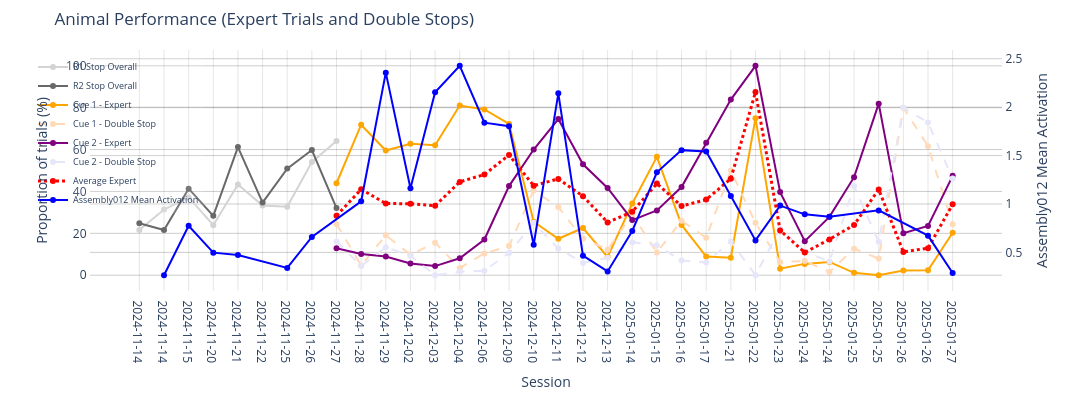

The notebook cell saved with this chart:
### Code cell
res_cue1 = []
res_cue2 = []
d_stop_c1 = []
d_stop_c2 = []
r1_stop = []
r2_stop = []

r1_wrong_only = []
r2_wrong_only = []

for s_id in behav.index.unique("session_id"):
    s_behav = behav.loc[s_id]

    expert_trials = s_behav[
        (s_behav["choice_R1"] == 1) &
        (s_behav["choice_R2"] == 0) &
        (s_behav["cue"] == 1)
    ]
    prop_expert_trials = len(expert_trials) / len(s_behav[s_behav["cue"] == 1]) * 100
    res_cue1.append((s_id, prop_expert_trials))

    expert_trials = s_behav[
        (s_behav["choice_R1"] == 0) &
        (s_behav["choice_R2"] == 1) &
        (s_behav["cue"] == 2)
    ]
    prop_expert_trials = len(expert_trials) / len(s_behav[s_behav["cue"] == 2]) * 100
    res_cue2.append((s_id, prop_expert_trials))

    d_stop = s_behav[
        (s_behav["cue"] == 1) &
        (s_behav["choice_R1"] == 1) &
        (s_behav["choice_R2"] == 1)
    ]
    prop_d_stop_trials = len(d_stop) / len(s_behav[s_behav["cue"] == 1]) * 100
    d_stop_c1.append((s_id, prop_d_stop_trials))

    d_stop = s_behav[
        (s_behav["cue"] == 2) &
        (s_behav["choice_R1"] == 1) &
        (s_behav["choice_R2"] == 1)
    ]
    prop_d_stop_trials = len(d_stop) / len(s_behav[s_behav["cue"] == 2]) * 100
    d_stop_c2.append((s_id, prop_d_stop_trials))

    r1_wrong = s_behav[
        (s_behav["cue"] == 1) &
        (s_behav["choice_R1"] == 0) &
        (s_behav["choice_R2"] == 1)
    ]
    r2_wrong = s_behav[
        (s_behav["cue"] == 2) &
        (s_behav["choice_R2"] == 0) &
        (s_behav["choice_R1"] == 1)
    ]

    r1_wrong_only.append((s_id, len(r1_wrong) / len(s_behav) * 100))
    r2_wrong_only.append((s_id, len(r2_wrong) / len(s_behav) * 100))

    r1_stops = s_behav[s_behav["choice_R1"] == 1]
    r2_stops = s_behav[s_behav["choice_R2"] == 1]

    prop_r1_stop = len(r1_stops) / len(s_behav) * 100
    prop_r2_stop = len(r2_stops) / len(s_behav) * 100
    r1_stop.append((s_id, prop_r1_stop))
    r2_stop.append((s_id, prop_r2_stop))

# numpy conversions
d_stop_c1 = np.array(d_stop_c1, dtype=object)
d_stop_c2 = np.array(d_stop_c2, dtype=object)
res_cue1  = np.array(res_cue1,  dtype=object)
res_cue2  = np.array(res_cue2,  dtype=object)
r1_wrong_only = np.array(r1_wrong_only, dtype=object)
r2_wrong_only = np.array(r2_wrong_only, dtype=object)

idx1 = np.argsort(res_cue1[:, 0])
idx2 = np.argsort(res_cue2[:, 0])

x1, y1 = res_cue1[idx1, 0], res_cue1[idx1, 1].astype(float)
x2, y2 = res_cue2[idx2, 0], res_cue2[idx2, 1].astype(float)
x3, y3 = d_stop_c1[idx1, 0], d_stop_c1[idx1, 1].astype(float)
x4, y4 = d_stop_c2[idx2, 0], d_stop_c2[idx2, 1].astype(float)

x5y5 = np.array(r1_stop, dtype=object)
x5, y5 = x5y5[:, 0], x5y5[:, 1].astype(float)

x6y6 = np.array(r2_stop, dtype=object)
x6, y6 = x6y6[:, 0], x6y6[:, 1].astype(float)

x7, y7 = r1_wrong_only[:, 0], r1_wrong_only[:, 1].astype(float)
x8, y8 = r2_wrong_only[:, 0], r2_wrong_only[:, 1].astype(float)

# date-based split (STRING COMPARISON)
x_pre_cue = "2024-11-27_16-11"

m5 = x5 <= x_pre_cue
x5, y5 = x5[m5], y5[m5]

m6 = x6 <= x_pre_cue
x6, y6 = x6[m6], y6[m6]

m1 = x1 >= x_pre_cue
x1, y1 = x1[m1], y1[m1]

m2 = x2 >= x_pre_cue
x2, y2 = x2[m2], y2[m2]

m3 = x3 >= x_pre_cue
x3, y3 = x3[m3], y3[m3]

m4 = x4 >= x_pre_cue
x4, y4 = x4[m4], y4[m4]

# average expert performance (Cue 1 and Cue 2) per session
cue1_expert = pd.Series(res_cue1[:, 1].astype(float), index=res_cue1[:, 0], name="cue1_expert")
cue2_expert = pd.Series(res_cue2[:, 1].astype(float), index=res_cue2[:, 0], name="cue2_expert")
avg_expert = pd.concat([cue1_expert, cue2_expert], axis=1).mean(axis=1).sort_index()
x_avg_expert = avg_expert.index.to_numpy()
y_avg_expert = avg_expert.to_numpy(dtype=float)
m_avg = x_avg_expert >= x_pre_cue
x_avg_expert, y_avg_expert = x_avg_expert[m_avg], y_avg_expert[m_avg]

# mean Assembly012 activation per session
if "session_id" in ensamble_proj.index.names:
    assembly012_session_mean = ensamble_proj.groupby(level="session_id")["Assembly012"].mean()
elif "session_id" in ensamble_proj.columns:
    assembly012_session_mean = ensamble_proj.groupby("session_id")["Assembly012"].mean()
else:
    raise KeyError("Could not find 'session_id' in ensamble_proj index names or columns")

if "session_id" in behav.index.names:
    behav_sessions = pd.Index(behav.index.get_level_values("session_id").unique()).astype(str)
else:
    behav_sessions = pd.Index(behav.index.unique()).astype(str)

assembly012_session_mean.index = assembly012_session_mean.index.astype(str)
common_sessions = np.intersect1d(behav_sessions.to_numpy(), assembly012_session_mean.index.to_numpy())
assembly012_session_mean = assembly012_session_mean.loc[common_sessions].sort_index()
x_ens012 = assembly012_session_mean.index.to_numpy()
y_ens012 = assembly012_session_mean.to_numpy(dtype=float)

# plotting
fig = go.Figure()

fig.add_trace(go.Scatter(x=x5, y=y5, mode="lines+markers",
    name="R1 Stop Overall",
    line=dict(width=2, color="lightgrey"),
    marker=dict(size=7, color="lightgrey"),
))

fig.add_trace(go.Scatter(x=x6, y=y6, mode="lines+markers",
    name="R2 Stop Overall",
    line=dict(width=2, color="dimgrey"),
    marker=dict(size=7, color="dimgrey"),
))

fig.add_trace(go.Scatter(x=x1, y=y1, mode="lines+markers",
    name="Cue 1 - Expert",
    line=dict(width=2, color="orange"),
    marker=dict(size=7, color="orange"),
))

fig.add_trace(go.Scatter(x=x3, y=y3, mode="lines+markers",
    name="Cue 1 - Double Stop",
    line=dict(width=2, color="peachpuff", dash="dash"),
    marker=dict(size=7, color="peachpuff"),
))

fig.add_trace(go.Scatter(x=x2, y=y2, mode="lines+markers",
    name="Cue 2 - Expert",
    line=dict(width=2, color="purple"),
    marker=dict(size=7, color="purple"),
))

fig.add_trace(go.Scatter(x=x4, y=y4, mode="lines+markers",
    name="Cue 2 - Double Stop",
    line=dict(width=2, color="lavender", dash="dash"),
    marker=dict(size=7, color="lavender"),
))

fig.add_trace(go.Scatter(x=x_avg_expert, y=y_avg_expert, mode="lines+markers",
    name="Average Expert",
    line=dict(width=3, color="red", dash="dot"),
    marker=dict(size=7, color="red"),
))

fig.add_trace(go.Scatter(x=x_ens012, y=y_ens012, mode="lines+markers",
    name="Assembly012 Mean Activation",
    line=dict(width=2, color="blue"),
    marker=dict(size=6, color="blue"),
    yaxis="y2",
))

# fig.add_trace(go.Scatter(
#     x=x7, y=y7,
#     mode="lines+markers",
#     name="C1-Wrong only(R2)",
#     line=dict(width=2, color="lightcoral"),
#     marker=dict(size=7, color="lightcoral"),
# ))

# fig.add_trace(go.Scatter(
#     x=x8, y=y8,
#     mode="lines+markers",
#     name="C2-Wrong only(R1)",
#     line=dict(width=2, color="indianred"),
#     marker=dict(size=7, color="indianred"),
# ))

def to_ordinal(x):
    order = {s: i for i, s in enumerate(sorted(np.unique(x)))}
    return np.array([order[s] for s in x], dtype=float)

x1_num = to_ordinal(x1)
x2_num = to_ordinal(x2)

m2, b2 = np.polyfit(x2_num, y2, 1)
corr1, pval1 = stats.pearsonr(x1_num, y1)
corr2, pval2 = stats.pearsonr(x2_num, y2)

# fig.add_trace(go.Scatter(
#     x=x2, y=m2 * x2_num + b2,
#     mode="lines",
#     name="Cue 2 fit",
#     line=dict(width=2, color="purple", dash="dash"),
# ))

# layout
fig.update_layout(
    title="Animal Performance (Expert Trials and Double Stops)",
    width=1400,
    height=400,
    margin=dict(l=90, r=90, t=50, b=60),
    xaxis_title="Session",
    yaxis_title="Proportion of trials (%)",
    yaxis2=dict(
        title="Assembly012 Mean Activation",
        overlaying="y",
        side="right",
        showgrid=False,
        zeroline=False,
        showline=True,
    ),
    plot_bgcolor="white",
    legend=dict(
        x=0.125, y=0.99,
        bgcolor="rgba(255,255,255,0.1)",
        xanchor="right", yanchor="top",
        font=dict(size=9),
    ),
)

fig.update_yaxes(
    showgrid=True,
    gridcolor="rgba(0,0,0,0.2)",
    zeroline=False,
    showline= True
)

all_x_ticks = np.sort(np.unique(np.concatenate([x5, x6, x1, x2, x3, x4, x_avg_expert, x_ens012])))
all_x_ticklabels = [s.split("_")[0] for s in all_x_ticks]

fig.update_xaxes(
    tickmode="array",
    tickvals=all_x_ticks,
    ticktext=all_x_ticklabels,
    showgrid=True,
    gridcolor="rgba(0,0,0,0.1)",
    showline=True,
    zeroline=False,
)
fig.update_traces(marker=dict(size=6))

fig.show()

### Figure 1 — Plotly figure (JSON) as saved in the notebook; plotly's stock layout.template omitted (floating-point values rounded to 4 significant figures)
{"data": [{"line": {"color": "lightgrey", "width": 2}, "marker": {"color": "lightgrey", "size": 6}, "mode": "lines+markers", "name": "R1 Stop Overall", "type": "scatter", "x": ["2024-11-14_15-01", "2024-11-14_16-40", "2024-11-15_15-48", "2024-11-20_17-46", "2024-11-21_17-22", "2024-11-22_16-01", "2024-11-25_16-25", "2024-11-26_16-39", "2024-11-27_16-11"], "y": [21.6, 31.37, 37.19, 23.88, 43.28, 33.33, 32.73, 54.02, 64.08]}, {"line": {"color": "dimgrey", "width": 2}, "marker": {"color": "dimgrey", "size": 6}, "mode": "lines+markers", "name": "R2 Stop Overall", "type": "scatter", "x": ["2024-11-14_15-01", "2024-11-14_16-40", "2024-11-15_15-48", "2024-11-20_17-46", "2024-11-21_17-22", "2024-11-22_16-01", "2024-11-25_16-25", "2024-11-26_16-39", "2024-11-27_16-11"], "y": [24.8, 21.57, 41.32, 28.36, 61.19, 34.67, 50.91, 59.77, 32.04]}, {"line": {"color": "orange", "width": 2}, "marker": {"color": "orange", "size": 6}, "mode": "lines+markers", "name": "Cue 1 - Expert", "type": "scatter", "x": ["2024-11-27_16-11", "2024-11-28_17-41", "2024-11-29_17-21", "2024-12-02_16-09", "2024-12-03_16-23", "2024-12-04_18-06", "2024-12-06_16-49", "2024-12-09_17-45", "2024-12-10_17-20", "2024-12-11_17-42", "2024-12-12_16-13", "2024-12-13_17-10", "2025-01-14_18-08", "2025-01-15_17-18", "2025-01-16_17-47", "2025-01-17_16-55", "2025-01-21_18-49", "2025-01-22_17-51", "2025-01-23_16-48", "2025-01-24_12-24", "2025-01-24_19-37", "2025-01-25_10-55", "2025-01-25_21-29", "2025-01-26_13-45", "2025-01-26_21-48", "2025-01-27_13-39"], "y": [43.91, 71.87, 59.52, 62.75, 62.07, 81.03, 79.16, 72.22, 25.54, 17.39, 22.5, 8.772, 34.21, 56.52, 24.0, 8.929, 8.327, 75.0, 3.122, 5.4, 6.346, 1.15, 0.0, 2.222, 2.326, 20.27]}, {"line": {"color": "peachpuff", "dash": "dash", "width": 2}, "marker": {"color": "peachpuff", "size": 6}, "mode": "lines+markers", "name": "Cue 1 - Double Stop", "type": "scatter", "x": ["2024-11-27_16-11", "2024-11-28_17-41", "2024-11-29_17-21", "2024-12-02_16-09", "2024-12-03_16-23", "2024-12-04_18-06", "2024-12-06_16-49", "2024-12-09_17-45", "2024-12-10_17-20", "2024-12-11_17-42", "2024-12-12_16-13", "2024-12-13_17-10", "2025-01-14_18-08", "2025-01-15_17-18", "2025-01-16_17-47", "2025-01-17_16-55", "2025-01-21_18-49", "2025-01-22_17-51", "2025-01-23_16-48", "2025-01-24_12-24", "2025-01-24_19-37", "2025-01-25_10-55", "2025-01-25_21-29", "2025-01-26_13-45", "2025-01-26_21-48", "2025-01-27_13-39"], "y": [24.39, 4.689, 19.04, 9.802, 15.52, 3.45, 10.42, 13.89, 40.43, 32.61, 17.5, 12.28, 28.94, 10.87, 26.0, 17.86, 50.0, 25.0, 6.252, 6.758, 1.587, 12.65, 7.921, 80.0, 61.63, 24.32]}, {"line": {"color": "purple", "width": 2}, "marker": {"color": "purple", "size": 6}, "mode": "lines+markers", "name": "Cue 2 - Expert", "type": "scatter", "x": ["2024-11-27_16-11", "2024-11-28_17-41", "2024-11-29_17-21", "2024-12-02_16-09", "2024-12-03_16-23", "2024-12-04_18-06", "2024-12-06_16-49", "2024-12-09_17-45", "2024-12-10_17-20", "2024-12-11_17-42", "2024-12-12_16-13", "2024-12-13_17-10", "2025-01-14_18-08", "2025-01-15_17-18", "2025-01-16_17-47", "2025-01-17_16-55", "2025-01-21_18-49", "2025-01-22_17-51", "2025-01-23_16-48", "2025-01-24_12-24", "2025-01-24_19-37", "2025-01-25_10-55", "2025-01-25_21-29", "2025-01-26_13-45", "2025-01-26_21-48", "2025-01-27_13-39"], "y": [12.9, 10.15, 8.89, 5.558, 4.349, 8.066, 17.03, 42.56, 60.0, 74.55, 52.94, 41.67, 26.32, 30.95, 42.1, 63.26, 83.88, 100.0, 39.68, 16.25, 27.87, 46.81, 81.91, 20.0, 23.53, 47.44]}, {"line": {"color": "lavender", "dash": "dash", "width": 2}, "marker": {"color": "lavender", "size": 6}, "mode": "lines+markers", "name": "Cue 2 - Double Stop", "type": "scatter", "x": ["2024-11-27_16-11", "2024-11-28_17-41", "2024-11-29_17-21", "2024-12-02_16-09", "2024-12-03_16-23", "2024-12-04_18-06", "2024-12-06_16-49", "2024-12-09_17-45", "2024-12-10_17-20", "2024-12-11_17-42", "2024-12-12_16-13", "2024-12-13_17-10", "2025-01-14_18-08", "2025-01-15_17-18", "2025-01-16_17-47", "2025-01-17_16-55", "2025-01-21_18-49", "2025-01-22_17-51", "2025-01-23_16-48", "2025-01-24_12-24", "2025-01-24_19-37", "2025-01-25_10-55", "2025-01-25_21-29", "2025-01-26_13-45", "2025-01-26_21-48", "2025-01-27_13-39"], "y": [16.13, 4.348, 13.33, 9.263, 0.0, 1.613, 2.129, 10.64, 25.0, 12.73, 5.882, 8.333, 15.79, 14.28, 7.018, 6.123, 16.12, 0.0, 22.22, 11.25, 6.557, 42.55, 15.96, 80.0, 72.94, 46.15]}, {"line": {"color": "red", "dash": "dot", "width": 3}, "marker": {"color": "red", "size": 6}, "mode": "lines+markers", "name": "Average Expert", "type": "scatter", "x": ["2024-11-27_16-11", "2024-11-28_17-41", "2024-11-29_17-21", "2024-12-02_16-09", "2024-12-03_16-23", "2024-12-04_18-06", "2024-12-06_16-49", "2024-12-09_17-45", "2024-12-10_17-20", "2024-12-11_17-42", "2024-12-12_16-13", "2024-12-13_17-10", "2025-01-14_18-08", "2025-01-15_17-18", "2025-01-16_17-47", "2025-01-17_16-55", "2025-01-21_18-49", "2025-01-22_17-51", "2025-01-23_16-48", "2025-01-24_12-24", "2025-01-24_19-37", "2025-01-25_10-55", "2025-01-25_21-29", "2025-01-26_13-45", "2025-01-26_21-48", "2025-01-27_13-39"], "y": [28.4, 41.01, 34.21, 34.15, 33.21, 44.55, 48.09, 57.39, 42.77, 45.97, 37.72, 25.22, 30.26, 43.74, 33.05, 36.1, 46.1, 87.5, 21.4, 10.82, 17.11, 23.98, 40.96, 11.11, 12.93, 33.85]}, {"line": {"color": "blue", "width": 2}, "marker": {"color": "blue", "size": 6}, "mode": "lines+markers", "name": "Assembly012 Mean Activation", "type": "scatter", "x": ["2024-11-14_16-40", "2024-11-15_15-48", "2024-11-20_17-46", "2024-11-21_17-22", "2024-11-25_16-25", "2024-11-26_16-39", "2024-11-28_17-41", "2024-11-29_17-21", "2024-12-02_16-09", "2024-12-03_16-23", "2024-12-04_18-06", "2024-12-06_16-49", "2024-12-09_17-45", "2024-12-10_17-20", "2024-12-11_17-42", "2024-12-12_16-13", "2024-12-13_17-10", "2025-01-14_18-08", "2025-01-15_17-18", "2025-01-16_17-47", "2025-01-17_16-55", "2025-01-21_18-49", "2025-01-22_17-51", "2025-01-23_16-48", "2025-01-24_12-24", "2025-01-24_19-37", "2025-01-25_21-29", "2025-01-26_21-48", "2025-01-27_13-39"], "y": [0.2644, 0.7744, 0.4973, 0.472, 0.3396, 0.659, 1.028, 2.356, 1.162, 2.153, 2.427, 1.84, 1.804, 0.5792, 2.143, 0.4657, 0.303, 0.7213, 1.327, 1.556, 1.543, 1.083, 0.624, 0.9833, 0.8928, 0.867, 0.9339, 0.6731, 0.287], "yaxis": "y2"}], "layout": {"height": 400, "legend": {"bgcolor": "rgba(255,255,255,0.1)", "font": {"size": 9}, "x": 0.125, "xanchor": "right", "y": 0.99, "yanchor": "top"}, "margin": {"b": 60, "l": 90, "r": 90, "t": 50}, "plot_bgcolor": "white", "title": {"text": "Animal Performance (Expert Trials and Double Stops)"}, "width": 1400, "xaxis": {"gridcolor": "rgba(0,0,0,0.1)", "showgrid": true, "showline": true, "tickmode": "array", "ticktext": ["2024-11-14", "2024-11-14", "2024-11-15", "2024-11-20", "2024-11-21", "2024-11-22", "2024-11-25", "2024-11-26", "2024-11-27", "2024-11-28", "2024-11-29", "2024-12-02", "2024-12-03", "2024-12-04", "2024-12-06", "2024-12-09", "2024-12-10", "2024-12-11", "2024-12-12", "2024-12-13", "2025-01-14", "2025-01-15", "2025-01-16", "2025-01-17", "2025-01-21", "2025-01-22", "2025-01-23", "2025-01-24", "2025-01-24", "2025-01-25", "2025-01-25", "2025-01-26", "2025-01-26", "2025-01-27"], "tickvals": ["2024-11-14_15-01", "2024-11-14_16-40", "2024-11-15_15-48", "2024-11-20_17-46", "2024-11-21_17-22", "2024-11-22_16-01", "2024-11-25_16-25", "2024-11-26_16-39", "2024-11-27_16-11", "2024-11-28_17-41", "2024-11-29_17-21", "2024-12-02_16-09", "2024-12-03_16-23", "2024-12-04_18-06", "2024-12-06_16-49", "2024-12-09_17-45", "2024-12-10_17-20", "2024-12-11_17-42", "2024-12-12_16-13", "2024-12-13_17-10", "2025-01-14_18-08", "2025-01-15_17-18", "2025-01-16_17-47", "2025-01-17_16-55", "2025-01-21_18-49", "2025-01-22_17-51", "2025-01-23_16-48", "2025-01-24_12-24", "2025-01-24_19-37", "2025-01-25_10-55", "2025-01-25_21-29", "2025-01-26_13-45", "2025-01-26_21-48", "2025-01-27_13-39"], "title": {"text": "Session"}, "zeroline": false}, "yaxis": {"gridcolor": "rgba(0,0,0,0.2)", "showgrid": true, "showline": true, "title": {"text": "Proportion of trials (%)"}, "zeroline": false}, "yaxis2": {"gridcolor": "rgba(0,0,0,0.2)", "overlaying": "y", "showgrid": true, "showline": true, "side": "right", "title": {"text": "Assembly012 Mean Activation"}, "zeroline": false}}}
